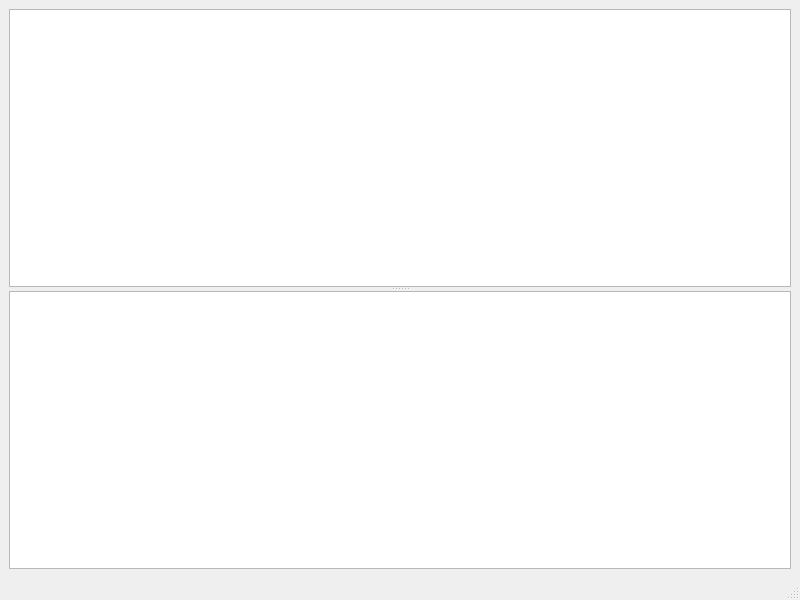
<?xml version="1.0" encoding="UTF-8"?>
<ui version="4.0">
 <class>MainWindow</class>
 <widget class="QMainWindow" name="MainWindow">
  <property name="geometry">
   <rect>
    <x>0</x>
    <y>0</y>
    <width>800</width>
    <height>600</height>
   </rect>
  </property>
  <property name="windowTitle">
   <string>MainWindow</string>
  </property>
  <widget class="QWidget" name="centralwidget">
   <layout class="QVBoxLayout" name="verticalLayout">
    <item>
     <widget class="QSplitter" name="splitter">
      <property name="orientation">
       <enum>Qt::Vertical</enum>
      </property>
      <widget class="QPlainTextEdit" name="plainTextEdit"/>
      <widget class="QTextEdit" name="textEdit"/>
     </widget>
    </item>
   </layout>
  </widget>
  <widget class="QMenuBar" name="menubar">
   <property name="geometry">
    <rect>
     <x>0</x>
     <y>0</y>
     <width>800</width>
     <height>21</height>
    </rect>
   </property>
  </widget>
  <widget class="QStatusBar" name="statusbar"/>
 </widget>
 <resources/>
 <connections/>
</ui>
